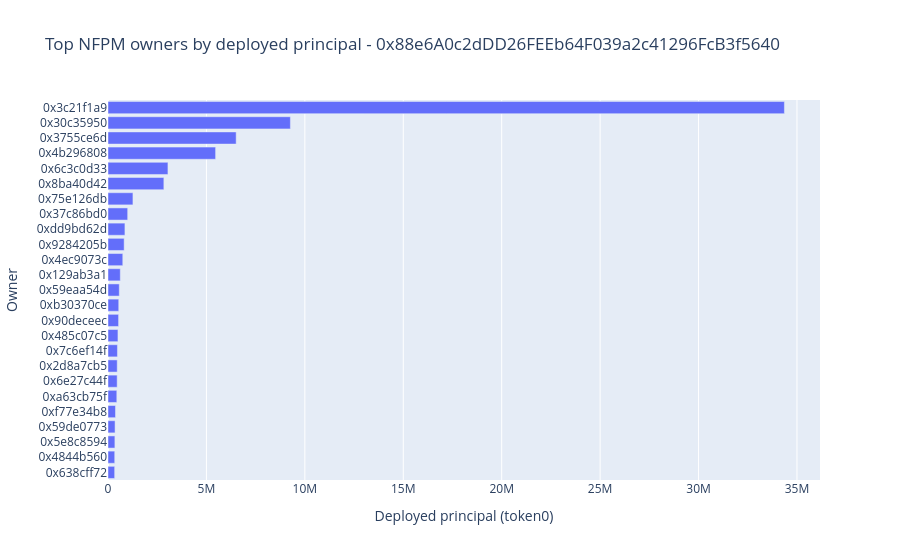

This figure's notebook cell:
### Code cell
if plot_guard() and not owner_concentration.empty:
    owner_concentration['owner_short'] = owner_concentration['current_owner'].str.slice(0, 10)
    fig = px.bar(
        owner_concentration.sort_values('deployed_principal_token0'),
        x='deployed_principal_token0',
        y='owner_short',
        orientation='h',
        title=f'Top NFPM owners by deployed principal - {POOL}',
        labels={'deployed_principal_token0': 'Deployed principal (token0)', 'owner_short': 'Owner'},
    )
    fig.show()

### Figure 1 — Plotly figure (JSON) as saved in the notebook; plotly's stock layout.template omitted (floating-point values rounded to 4 significant figures)
{"data": [{"hovertemplate": "Deployed principal (token0)=%{x}<br>Owner=%{y}<extra></extra>", "legendgroup": "", "marker": {"color": "#636efa", "pattern": {"shape": ""}}, "name": "", "orientation": "h", "showlegend": false, "textposition": "auto", "type": "bar", "x": [338400.0, 341900.0, 349800.0, 358600.0, 380900.0, 447300.0, 465500.0, 468900.0, 480100.0, 505400.0, 537700.0, 545700.0, 572500.0, 624300.0, 750600.0, 820400.0, 860000.0, 999500.0, 1267000.0, 2838000.0, 3045000.0, 5467000.0, 6511000.0, 9266000.0, 34360000.0], "xaxis": "x", "y": ["0x638cff72", "0x4844b560", "0x5e8c8594", "0x59de0773", "0xf77e34b8", "0xa63cb75f", "0x6e27c44f", "0x2d8a7cb5", "0x7c6ef14f", "0x485c07c5", "0x90deceec", "0xb30370ce", "0x59eaa54d", "0x129ab3a1", "0x4ec9073c", "0x9284205b", "0xdd9bd62d", "0x37c86bd0", "0x75e126db", "0x8ba40d42", "0x6c3c0d33", "0x4b296808", "0x3755ce6d", "0x30c35950", "0x3c21f1a9"], "yaxis": "y"}], "layout": {"barmode": "relative", "legend": {"tracegroupgap": 0}, "title": {"text": "Top NFPM owners by deployed principal - 0x88e6A0c2dDD26FEEb64F039a2c41296FcB3f5640"}, "xaxis": {"anchor": "y", "domain": [0, 1], "title": {"text": "Deployed principal (token0)"}}, "yaxis": {"anchor": "x", "domain": [0, 1], "title": {"text": "Owner"}}}}
